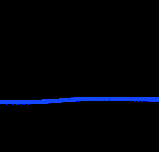
#> input picture colon_crops/p3_0_(2).png, 159 x 152 px; its folder holds only this picture in this run
$ python inspect_colons.py
#> lines starting #> are read from the running program, lines starting #| are printed output that depends on the picture; after the words box and inside, x2 and y2 are one past the last pixel; in counts of white or black regions, pixels touching at a corner belong together
import sys, os, pymupdf
from PIL import Image
import numpy as np

sys.stdout.reconfigure(encoding='utf-8')

# Let's inspect each crop in detail
crops = [
    # Page 3
    ('p3_0_(2)', 'หน้า 3: ท้ายประโยค สมการ (1) และ (2):'),
    ('p3_1_(BOS)', 'หน้า 3: - Break of Structure (BOS):'),
    ('p3_2_(CHoCH)', 'หน้า 3: - Change of Character (CHoCH):'),
    ('p3_3_Identification', 'หน้า 3: - Order Block Identification:'),
    ('p3_4_(3)', 'หน้า 3: ท้ายประโยค สมการ (3):'),
    # Page 4
    ('p4_0_(1', 'หน้า 4: (-1:'),
    ('p4_1_0', 'หน้า 4: 0:'),
    ('p4_2_1', 'หน้า 4: 1: แนวโน้มขาขึ้น)'),
    ('p4_3_', 'หน้า 4: มีลำดับขั้นตอนดังนี้:'),
    ('p4_4_', 'หน้า 4: ขั้นตอนที่ 1 (การรับข้อมูลนำเข้า):'),
    ('p4_5_', 'หน้า 4: ขั้นตอนที่ 2 (การตรวจจับจุดสวิง):'),
    ('p4_6_', 'หน้า 4: ขั้นตอนที่ 3 (การประเมินการเบรกโครงสร้างราคา):'),
    ('p4_7_Block', 'หน้า 4: ขั้นตอนที่ 4 (การระบุโซน Order Block):'),
    ('p4_8_', 'หน้า 4: ขั้นตอนที่ 5 (การส่งออกผลลัพธ์):'),
    ('p4_9_Charting', 'หน้า 4: 1) Interactive Charting:'),
    # Page 5
    ('p5_0_Overlay', 'หน้า 5: 2) Automated Structure Overlay:'),
    ('p5_1_Highlighting', 'หน้า 5: 3) Price Zone Highlighting:'),
    ('p5_2_Dashboard', 'หน้า 5: 4) Multi-Timeframe Status Dashboard:'),
]

for prefix, desc in crops:
    # find file matching prefix
    matches = [f for f in os.listdir('colon_crops') if f.startswith(prefix.split('_')[0] + '_' + prefix.split('_')[1])]
    if matches:
        f = matches[0]
        img = Image.open(os.path.join('colon_crops', f))
#> img is the input picture: PIL image 159x152 RGBA; mean R, G, B, A 0.5, 1.9, 7.2, 255
        arr = np.array(img)
        blue_mask = (arr[:, :, 2] > 120) & (arr[:, :, 2] > arr[:, :, 0] + 30)
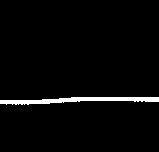
#> blue_mask: shape (152, 159) bool; 2.8% white; 1 white region, box (x1, y1, x2, y2) and area: (0, 97, 159, 105) 686
        cnt = np.sum(blue_mask)
#> cnt = 686
        print(f"{desc:<50} | Blue px: {cnt} | File: {f}")
#| หน้า 3: ท้ายประโยค สมการ (1) และ (2):              | Blue px: 686 | File: p3_0_(2).png
